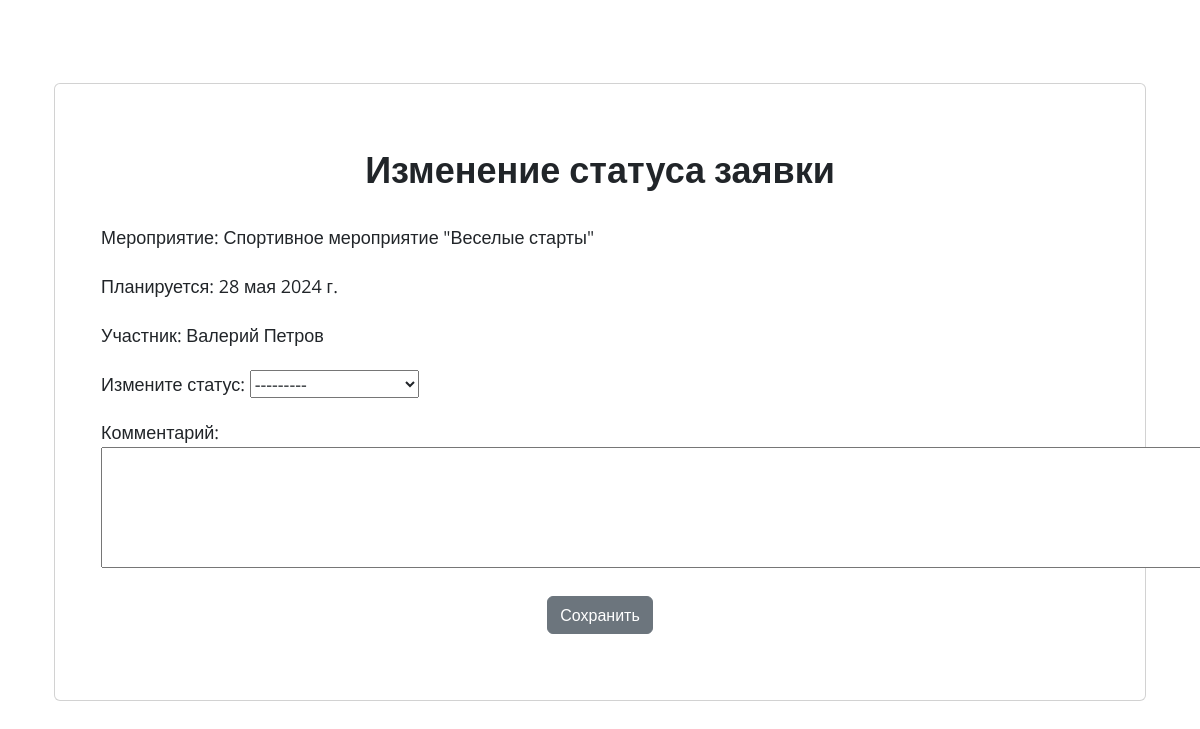
Screenshot of /invitation_status_update/7/update/ with the database file from the repository.
### Diplom/models.py (models this page shows, shortened)
class InvitationStatus(models.Model):
    Invitation = models.ForeignKey('Invitation', on_delete=models.CASCADE)
    Status = models.ForeignKey('Status', on_delete=models.CASCADE)
    Profile = models.ForeignKey('Profile', on_delete=models.CASCADE)
    Status_Date = models.DateField(blank=True, null=True, auto_now_add=True)
    Description = models.CharField(max_length=255, blank=True, null=True)

class Invitation(models.Model):
    date_submitted = models.DateField(blank=True, null=True)
    Event_Plan_Position = models.ForeignKey('Event_Plan_Position', on_delete=models.CASCADE)
    Team = models.ForeignKey('Team', on_delete=models.CASCADE, null=True, blank=True)
    Team_Members = models.ForeignKey('Team_Members', on_delete=models.CASCADE, null=True, blank=True)
    Profile = models.ForeignKey('Profile', on_delete=models.CASCADE, null=True, blank=True)

class Event_Plan_Position(models.Model):
    Event_Plan = models.ForeignKey('Event_Plan', on_delete=models.PROTECT)
    Event = models.ForeignKey('Event', on_delete=models.PROTECT)
    Date = models.DateField(null=True, blank=True)
    Date_Plan = models.DateField(null=True, blank=True)
    Date_Fact = models.DateField(null=True, blank=True)
    Description = models.TextField(null=True, blank=True)
    Eventers_Plan = models.IntegerField(null=True, blank=True)
    Eventers_Fact = models.IntegerField(null=True, blank=True)

class Event(models.Model):
    name = models.CharField(max_length=255)
    max_eventers = models.IntegerField(default=100)
    image = models.ImageField(upload_to='images', null=True, blank=True)
    description = models.TextField(null=True, blank=True)
    team = models.BooleanField('Командное мероприятие', null=True, blank=True)
    EventType = models.ForeignKey('EventType', on_delete=models.CASCADE)
    EducationLevel = models.ForeignKey('EducationLevel', on_delete=models.CASCADE)

class EventType(models.Model):
    name = models.CharField(max_length=100,
                            verbose_name='Наименование типа мероприятия',
                            choices=EventType_Choices)

class Profile(models.Model):
    user = models.OneToOneField(User, on_delete=models.CASCADE)
    image = models.ImageField(upload_to='images', null=True, blank=True)
    patronymic = models.CharField(max_length=255, verbose_name='Отчество (если есть)', blank=True, null=True)
    klass = models.CharField(max_length=4, verbose_name='Класс обучающегося', choices=klass_Choices, blank=True)

### Diplom/views.py (the view)
# urls.py: path('invitation_status_update/<int:pk>/update/', update_invitation, name='invitation_status_update'),
def update_invitation(request, pk):
    invitation = get_object_or_404(InvitationStatus, pk=pk)
    if request.method == 'POST':
        form = UpdateInvitationForm(request.POST, instance=invitation)
        if form.is_valid():
            status = form.save(commit=False)
            status.Invitation = invitation.Invitation
            status.Profile = request.user.profile
            status.save()
            return redirect('invitation_status')
    else:
        form = UpdateInvitationForm()
    return render(request, 'invitation_status_update.html', {'form': form, 'invitation': invitation})

### Diplom/forms.py
class UpdateInvitationForm(forms.ModelForm):
    class Meta:
        model = InvitationStatus
        fields = ['Status', 'Description']
        widgets = {
            'Description': forms.Textarea(attrs={'rows': 4, 'cols': 120})
        }
        labels = {
            'Description': 'Комментарий',
            'Status': 'Измените статус'
        }
    def __init__(self, *args, **kwargs):
        super(UpdateInvitationForm, self).__init__(*args, **kwargs)
        self.fields['Status'].label = 'Измените статус'

### Diplom/models.py (called while the page is built)
    def __str__(self):
        return str(self.name)

### templates/invitation_status_update.html (shortened to what this page needs)
{% extends 'base.html' %}
{% block content %}
    <div class="container px-4">
        <div class="d-flex justify-content-center">
            <div class="card" style="width: 100%; height: 100%; padding: 30px">
                <div class="card-body">
                    <h3 align="center" style="padding-bottom: 10px"><strong>Изменение статуса заявки</strong></h3>
                    <p>Мероприятие: {{ invitation.Invitation.Event_Plan_Position.Event.EventType.name }} "{{ invitation.Invitation.Event_Plan_Position.Event.name }}"</p>
                    {% if invitation.Invitation.Event_Plan_Position.Date_Fact %}
                    <p>Проведено: {{ invitation.Invitation.Event_Plan_Position.Date_Fact }}</p>
                    {% elif invitation.Invitation.Event_Plan_Position.Date_Plan %}
                    <p>Планируется: {{ invitation.Invitation.Event_Plan_Position.Date_Plan }}</p>
                    {% endif %}
                    {% if invitation.Invitation.Team %}
                    <p>Участник: {{ invitation.Invitation.Team}}</p>
                    {% elif invitation.Invitation.Profile %}
                    <p>Участник: {{ invitation.Invitation.Profile.user.first_name }} {{ invitation.Invitation.Profile.user.last_name }}</p>
                    {% endif %}
                    <form method="post" enctype="multipart/form-data">
                        {{form.as_p}}
                        <p align="center">
                            <button type="submit" class="btn btn-secondary ">Сохранить</button>
                        </p>
                    </form>
                </div>
            </div>
        </div>
    </div>
{% endblock %}

### rows the page displays
InvitationStatus: Invitation.Event_Plan_Position.Event.EventType.name "Спортивное мероприятие", Invitation.Event_Plan_Position.Event.name "Веселые старты", Invitation.Event_Plan_Position.Date_Plan "28 мая 2024 г.", Invitation.Profile.user.first_name "Валерий", Invitation.Profile.user.last_name "Петров"
